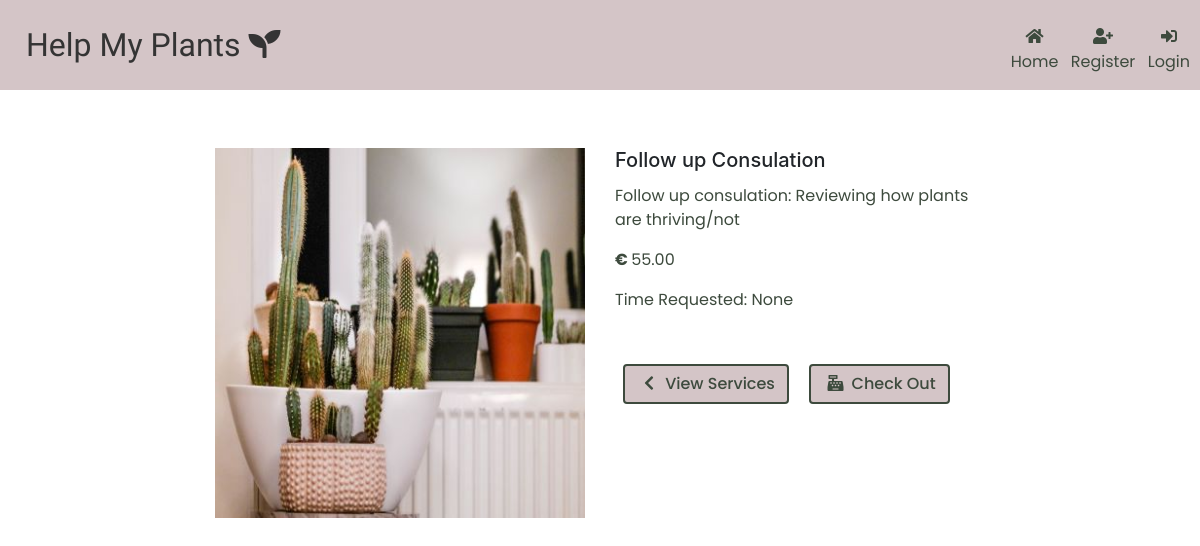
Screenshot of /services/3/ with the database file from the repository.
### services/models.py (models this page shows, shortened)
class Service(models.Model):
    name = models.CharField(max_length=254)
    description = models.TextField()
    time_slot = models.DateField(null=True, blank=True)
    price = models.DecimalField(max_digits=6, decimal_places=2)
    image = models.ImageField(null=True, blank=True)

### services/views.py (the view)
# urls.py: path('<int:service_id>/', views.service_detail, name='service_detail'),
def service_detail(request, service_id):
    service = get_object_or_404(Service, pk=service_id)
    context = {
        'service': service,
    }
    return render(request, 'services/service_detail.html', context)

### services/templates/services/service_detail.html (shortened to what this page needs)
{% extends "base.html" %}
{% load static %}
{% block page_header %}
<div class="container-fluid header-container">
</div>
{% endblock %}
{% block content %}
<div class="container-fluid content-container">
  <div class="row">
    <div class="col-12 col-md-6 col-lg-4 offset-lg-2">
      <div class="image-container my-5">
        {% if service.image %}
        <a href="{{ service.image.url }}" target="_blank">
          <img src="{{ service.image.url }}" class="img-fluid" alt="{{ service.name }}">
        </a>
        {% else %}
        <a href="">
          <img src="{{ MEDIA_URL }}no-image.png" class="img-fluid" alt="{{ service.name }}">
        </a>
        {% endif %}
      </div>
    </div>
    <div class="col-12 col-md-6 col-lg-4">
      <div class="product-details-container mb-5 mt-md-5">
        <h5 class="card-title">{{ service.name}}</h5>
        <p class="text-content">{{ service.description }}</p>
        <p class="text-content"><strong>€ </strong>{{ service.price }}</p>
        <p class="text-content">Time Requested: {{ service.time_slot }}</p>
      </div>
      <a href="{% url 'services' %}" class="btn my-1 mx-2">
        <span class="icon">
            <i class="fas fa-chevron-left"></i>
        </span>
        <span class="text-content">View Services</span>
    </a>
    <a href="#" class="btn my-1 mx-2">
      <span class="icon">
        <i class="fas fa-cash-register"></i>
      </span>
      <span class="text-content">Check Out</span>
  </a>
    </div>
  </div>
</div>
{% endblock %}

### static/css/base.css (style rules this page uses)
:root { --main-text-color: #3D4A3D; --headers: #343434; --color1:#138A36; --color2:#D4C5C7; }
html { height: 100%; }
body { height: calc(100vh - 164px); }
.header-container { padding: 10px; background-color: var(--color2); position: fixed; top: 0; right: 0; left: 0; z-index: 1000; color: var(--headers); }
.content-container { padding-top: 100px; }
.text-content { color: var(--main-text-color); font-family: 'Poppins', sans-serif; font-size:1rem; }
.icon { align-items: center; display: inline-flex; justify-content: center; height: 1rem; width: 1.5rem; }
.btn { border: 2px solid var(--main-text-color); color: var(--main-text-color); background-color: var(--color2); font-family: 'Poppins', sans-serif; font-weight: 500; }

### rows the page displays
Service: image (picture), name "Follow up Consulation", description "Follow up consulation: Reviewing how plants are thriving/not", price "55.00", time_slot "None"
